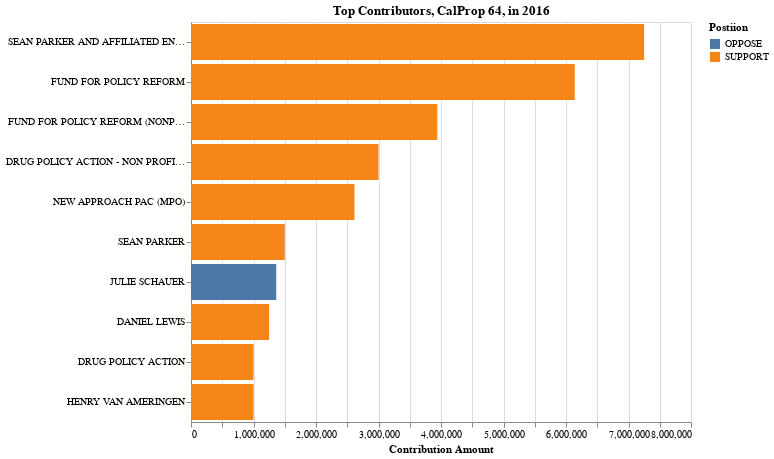

The notebook cell saved with this chart:
### Code cell
alt.Chart(top_contributors.head(10)).mark_bar().encode(
    y = alt.Y('contributor_fullname:N', sort = '-x', title = None),
    x = alt.X('amount:Q', title = "Contribution Amount"),
    color = alt.Color('committee_position:N', title = 'Postiion'),
    tooltip = ['contributor_fullname:N', 'amount:Q', 'committee_position:N']
).properties(
    title = 'Top Contributors, CalProp 64, in 2016',
    width = 500, height = 400
)

### Figure 1 — Vega-Lite specification as saved in the notebook (floating-point values rounded to 4 significant figures)
{"config": {"view": {"continuousWidth": 400, "continuousHeight": 300}}, "data": {"name": "data-7d8d4178e2142fdefef8688e7f0d72a4"}, "mark": "bar", "encoding": {"color": {"type": "nominal", "field": "committee_position", "title": "Postiion"}, "tooltip": [{"type": "nominal", "field": "contributor_fullname"}, {"type": "quantitative", "field": "amount"}, {"type": "nominal", "field": "committee_position"}], "x": {"type": "quantitative", "field": "amount", "title": "Contribution Amount"}, "y": {"type": "nominal", "field": "contributor_fullname", "sort": "-x", "title": null}}, "height": 400, "title": "Top Contributors, CalProp 64, in 2016", "width": 500, "$schema": "https://vega.github.io/schema/vega-lite/v4.8.1.json", "datasets": {"data-7d8d4178e2142fdefef8688e7f0d72a4": [{"contributor_lastname": "PARKER AND AFFILIATED ENTITIES", "contributor_firstname": "SEAN", "committee_position": "SUPPORT", "amount": 7250000.0, "contributor_fullname": "SEAN PARKER AND AFFILIATED ENTITIES"}, {"contributor_lastname": "FUND FOR POLICY REFORM", "contributor_firstname": "", "committee_position": "SUPPORT", "amount": 6140000.0, "contributor_fullname": " FUND FOR POLICY REFORM"}, {"contributor_lastname": "FUND FOR POLICY REFORM (NONPROFIT 501 (C)(4))", "contributor_firstname": "", "committee_position": "SUPPORT", "amount": 3940000.0, "contributor_fullname": " FUND FOR POLICY REFORM (NONPROFIT 501 (C)(4))"}, {"contributor_lastname": "DRUG POLICY ACTION - NON PROFIT 501C4, YES ON PROP. 64", "contributor_firstname": "", "committee_position": "SUPPORT", "amount": 3000000.0, "contributor_fullname": " DRUG POLICY ACTION - NON PROFIT 501C4, YES ON PROP. 64"}, {"contributor_lastname": "NEW APPROACH PAC (MPO)", "contributor_firstname": "", "committee_position": "SUPPORT", "amount": 2615000.0, "contributor_fullname": " NEW APPROACH PAC (MPO)"}, {"contributor_lastname": "PARKER", "contributor_firstname": "SEAN", "committee_position": "SUPPORT", "amount": 1500000.0, "contributor_fullname": "SEAN PARKER"}, {"contributor_lastname": "SCHAUER", "contributor_firstname": "JULIE", "committee_position": "OPPOSE", "amount": 1364000.0, "contributor_fullname": "JULIE SCHAUER"}, {"contributor_lastname": "LEWIS", "contributor_firstname": "DANIEL", "committee_position": "SUPPORT", "amount": 1250000.0, "contributor_fullname": "DANIEL LEWIS"}, {"contributor_lastname": "DRUG POLICY ACTION", "contributor_firstname": "", "committee_position": "SUPPORT", "amount": 1000000.0, "contributor_fullname": " DRUG POLICY ACTION"}, {"contributor_lastname": "VAN AMERINGEN", "contributor_firstname": "HENRY", "committee_position": "SUPPORT", "amount": 1000000.0, "contributor_fullname": "HENRY VAN AMERINGEN"}]}}
